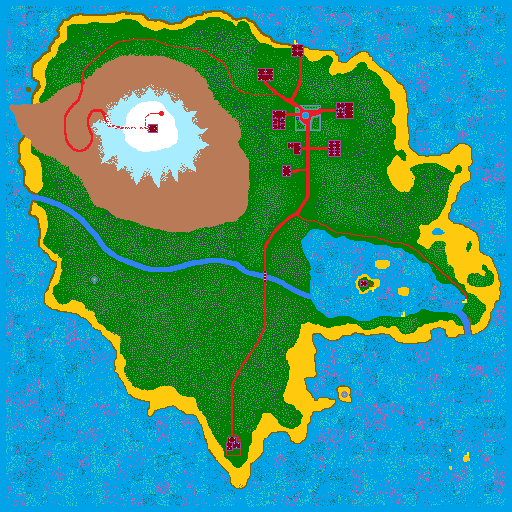
#> input picture imagenes/Mapa/capa1.png, 512 x 512 px
$ python build-island-preview.py
#> lines starting #> are read from the running program, lines starting #| are printed output that depends on the picture; after the words box and inside, x2 and y2 are one past the last pixel; in counts of white or black regions, pixels touching at a corner belong together
#!/usr/bin/env python3
"""Regenera la maqueta de portada solo a pedido del usuario."""
from __future__ import annotations
import argparse
import hashlib
import json
import re
import struct
from collections import deque
from pathlib import Path
import numpy as np
from PIL import Image, ImageFilter

PALETTE = {
    'SEA_ALGA': (22,125,141), 'SEA_CORAL': (200,95,173), 'SEA_GRASS': (54,201,182), 'SEA_HEART_FRAGMENT': (117,250,141),
    'WATER': (0,162,232), 'WATER_ROCK': (50,130,246), 'GRASS': (0,128,0),
    'TALL_GRASS': (34,177,76), 'TREE': (127,127,127), 'BUSH': (60,47,127),
    'SAND': (255,201,14), 'WET_SAND': (125,98,7), 'DIRT': (237,28,36),
    'FENCE': (201,57,18), 'MOUNTAIN': (185,122,87), 'PEAK': (200,191,231),
    'SNOW_PEAK': (255,255,255), 'SNOW_SLOPE': (167,236,255),
    'WOOD': (255,242,0), 'CHEST': (255,174,201), 'INDOOR_FLOOR': (136,0,21),
    'BUILDING': (163,73,164), 'ROOF': (0,96,100),
    'DOOR_UNLOCKED': (0,0,0), 'DOOR_LOCKED': (181,230,29),
    'POI': (63,72,204), 'BOAT': (210,20,90), 'OTHER': (112,146,190),
    'OTHER2': (178,235,242), 'TORCH': (153,217,234),
    'EXTERNAL_TORCH': (80,114,122),
}
COLORS = {
    'SEA_ALGA': (59,116,149), 'SEA_CORAL': (59,116,149), 'SEA_GRASS': (59,116,149), 'SEA_HEART_FRAGMENT': (59,116,149),
    'WATER': (59,116,149), 'WATER_ROCK': (71,137,164),
    'GRASS': (72,111,58), 'TALL_GRASS': (76,119,62),
    'TREE': (56,93,49), 'BUSH': (58,96,52),
    'SAND': (180,149,106), 'WET_SAND': (150,128,91),
    'DIRT': (153,126,90), 'FENCE': (112,91,64),
    'MOUNTAIN': (77,68,58), 'PEAK': (94,83,71),
    'SNOW_PEAK': (222,229,228), 'SNOW_SLOPE': (200,210,207),
    'WOOD': (108,82,60), 'CHEST': (108,82,60),
    'INDOOR_FLOOR': (108,82,60), 'BUILDING': (99,84,67),
    'ROOF': (46,54,54), 'DOOR_UNLOCKED': (99,84,67),
    'DOOR_LOCKED': (99,84,67), 'POI': (99,84,67),
    'BOAT': (59,116,149), 'OTHER': (84,79,66),
    'OTHER2': (72,111,58), 'TORCH': (72,111,58),
    'EXTERNAL_TORCH': (72,111,58),
}
NAMES = list(PALETTE)
STEP = 2

def classify(image):
    pixels = np.asarray(image.convert('RGBA'))
    rgb = pixels[:,:,:3].astype(np.int32)
    best = np.full(rgb.shape[:2], 10**9, dtype=np.int32)
    kinds = np.zeros(best.shape, dtype=np.uint8)
    for index, name in enumerate(NAMES):
        if name in ('SNOW_SLOPE','SEA_ALGA','SEA_CORAL','SEA_GRASS','SEA_HEART_FRAGMENT'):
            continue
        color = np.array(PALETTE[name], dtype=np.int32)
        distance = np.sum((rgb-color)**2, axis=2, dtype=np.int32)
        if name == 'BOAT':
            distance[np.abs(rgb[:,:,2]-color[2]) > 30] = 10**9
        selected = distance < best
        best[selected] = distance[selected]
        kinds[selected] = index
    for exact in ('SNOW_SLOPE','SEA_ALGA','SEA_CORAL','SEA_GRASS','SEA_HEART_FRAGMENT'):
        kinds[np.all(rgb == PALETTE[exact], axis=2)] = NAMES.index(exact)
    kinds[pixels[:,:,3] < 128] = NAMES.index('GRASS')
    return kinds

def roof_rectangles(mask, height):
    depth, width = mask.shape
    seen = np.zeros(mask.shape, dtype=bool)
    result = []
    for z in range(depth):
        for x in range(width):
            if not mask[z,x] or seen[z,x]:
                continue
            queue = deque([(x,z)])
            seen[z,x] = True
            cells = []
            while queue:
                cx,cz = queue.popleft()
                cells.append((cx,cz))
                for nx,nz in ((cx-1,cz),(cx+1,cz),(cx,cz-1),(cx,cz+1)):
                    if 0 <= nx < width and 0 <= nz < depth and mask[nz,nx] and not seen[nz,nx]:
                        seen[nz,nx] = True
                        queue.append((nx,nz))
            if len(cells) < 12:
                continue
            xs,zs = zip(*cells)
            result.append((float(min(xs)),float(min(zs)),float(max(xs)-min(xs)+1),
                           float(max(zs)-min(zs)+1),
                           float(np.max([height[cz,cx] for cx,cz in cells]))))
    return result

def main():
    parser = argparse.ArgumentParser(description=__doc__)
    parser.add_argument('--project', type=Path, default=Path(__file__).resolve().parents[1])
    parser.add_argument('--output', type=Path)
    args = parser.parse_args()
    root = args.project.resolve()
    sources = [root/'imagenes/Mapa/capa1.png', root/'imagenes/Mapa/capa2.png']
    if any(not p.is_file() for p in sources):
        raise SystemExit('Falta una capa PNG; maqueta intacta.')
    with Image.open(sources[0]) as base, Image.open(sources[1]) as roof:
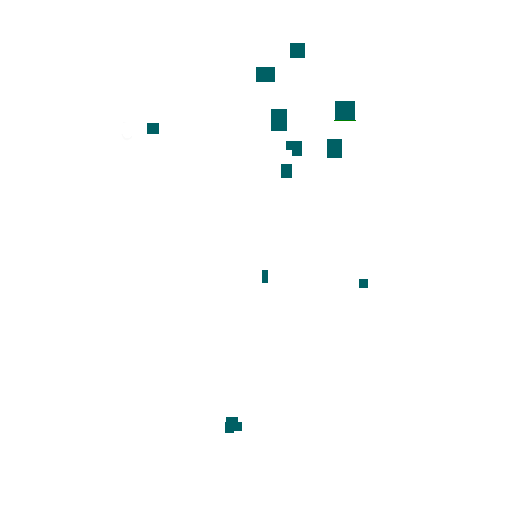
#> input picture imagenes/Mapa/capa2.png, 512 x 512 px
#> base is the input picture: PIL image 512x512 RGBA; mean R, G, B, A 54.5, 149.7, 130.4, 255
#> roof is the input picture: PIL image 512x512 RGBA; mean R, G, B, A 252.6, 253.5, 253.6, 255
        if base.size != roof.size:
            raise SystemExit('Las capas deben tener el mismo tamaño.')
        width,depth = base.size
#> width = 512; depth = 512
        floor = classify(base)
#> after the loop in classify, `for index, name in enumerate(NAMES):`:
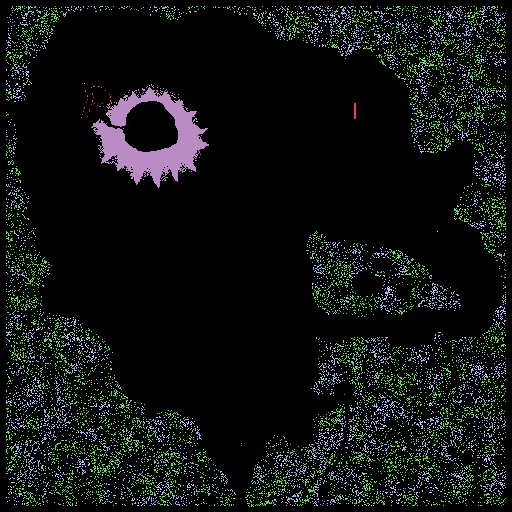
#> best: shape (512, 512) int32; 10 distinct labels, from 0 to 11034; one colour per label, 0 black
#> after the loop in classify, `for exact in ('SNOW_SLOPE','SEA_ALGA','SEA_CORAL','SEA_GRASS','SEA_HEA..`:
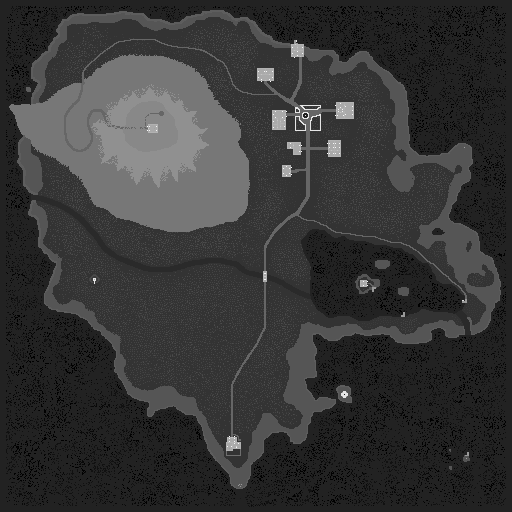
#> kinds: shape (512, 512); min 0, max 30, mean 6.4; drawn with min black and max white
        roof_kinds = classify(roof)
#> after the loop in classify (call 2), `for index, name in enumerate(NAMES):`: best: shape (512, 512) int32; 6 distinct labels, from 0 to 75
#> after the loop in classify (call 2), `for index, name in enumerate(NAMES):`:
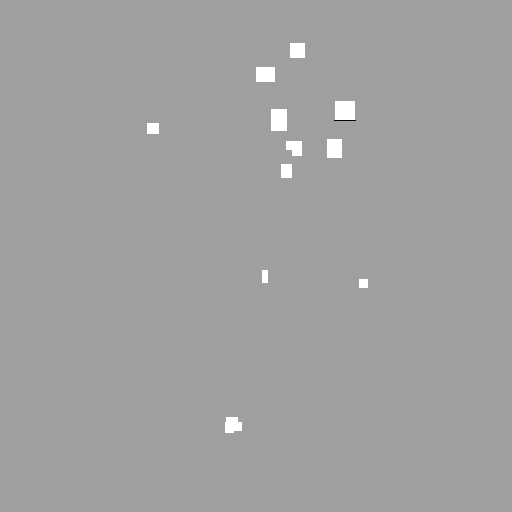
#> kinds: shape (512, 512); min 6, max 22, mean 16.1; drawn with min black and max white
    water = np.isin(floor,[NAMES.index(k) for k in ('WATER','WATER_ROCK','BOAT','SEA_ALGA','SEA_CORAL','SEA_GRASS','SEA_HEART_FRAGMENT')])
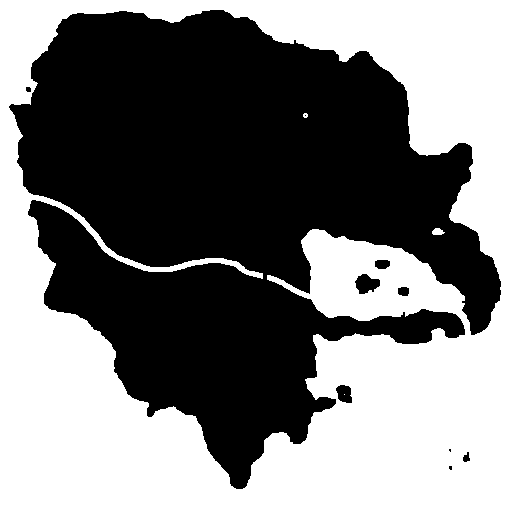
#> water: shape (512, 512) bool; 48.7% white; 4 white regions (1 under 20 px), largest, box (x1, y1, x2, y2) and area: (0, 0, 512, 512) 127543, (432, 228, 445, 235) 67, (303, 113, 308, 118) 20
    land = ~water
    # Las orillas usan una máscara suavizada; se recorta cada triángulo en su contorno.
    # Así el terreno nunca forma picos rectangulares sobre el mar.
    coverage_map = np.asarray(Image.fromarray((land*255).astype(np.uint8),'L')
                              .filter(ImageFilter.GaussianBlur(4)),dtype=np.float32)/255
    target = np.full((depth,width),1,dtype=np.uint8)
    for kind,level in [('MOUNTAIN',25),('SNOW_SLOPE',40),('PEAK',52),('SNOW_PEAK',66)]:
        target[floor==NAMES.index(kind)] = level
    mountain = np.isin(floor,[NAMES.index(k) for k in
                              ('MOUNTAIN','PEAK','SNOW_SLOPE','SNOW_PEAK')])
#> mountain: shape (512, 512) bool; 10.5% white; 4 white regions (3 under 20 px), largest, box (x1, y1, x2, y2) and area: (9, 54, 250, 232) 27562
    # Base ancha de ladera y cima separada: la primera se funde con la playa,
    # mientras la nieve conserva su silueta sin picos triangulares.
    mountain_base = np.asarray(Image.fromarray((mountain*255).astype(np.uint8),'L')
                               .filter(ImageFilter.GaussianBlur(14)),dtype=np.float32)/255
    summit = np.maximum(target.astype(np.float32)-25,0)
    summit = np.asarray(Image.fromarray(summit.astype(np.uint8),'L')
                        .filter(ImageFilter.GaussianBlur(5)),dtype=np.float32)
    # Distancia al pie de la montaña: laderas continuas, sin una meseta
    # marrón plana alrededor de la cima. Se calcula solo al regenerar.
    distance = np.zeros((depth,width),dtype=np.uint8)
    interior = np.asarray(Image.fromarray((mountain*255).astype(np.uint8),'L')
                          .filter(ImageFilter.MaxFilter(17))
                          .filter(ImageFilter.MinFilter(17))) > 127
#> interior: shape (512, 512) bool; 10.8% white; 1 white region, box (x1, y1, x2, y2) and area: (9, 54, 250, 232) 28271
    for level in range(1,128):
        if not interior.any(): break
        distance[interior] = level
        interior = (interior & np.roll(interior,1,0) & np.roll(interior,-1,0)
                    & np.roll(interior,1,1) & np.roll(interior,-1,1))
        interior[[0,-1],:] = False
        interior[:,[0,-1]] = False
#> interior: shape (512, 512) bool; every value is 0
    distance = np.asarray(Image.fromarray(distance,'L')
                          .filter(ImageFilter.GaussianBlur(2)),dtype=np.float32)
    height = 1+34*(distance/max(1,float(distance.max())))**0.9+summit*0.75
    snow_strength = np.zeros((depth,width),dtype=np.uint8)
    snow_strength[floor==NAMES.index('SNOW_SLOPE')] = 165
    snow_strength[floor==NAMES.index('SNOW_PEAK')] = 255
    snow_strength[floor==NAMES.index('PEAK')] = 30
    snow_blur = np.asarray(Image.fromarray(snow_strength,'L')
                           .filter(ImageFilter.GaussianBlur(4)),dtype=np.float32)/255
    mountain_blur = np.asarray(Image.fromarray((mountain*255).astype(np.uint8),'L')
                               .filter(ImageFilter.GaussianBlur(9)),dtype=np.float32)/255
    inland = np.asarray(Image.fromarray((land*255).astype(np.uint8),'L')
                        .filter(ImageFilter.GaussianBlur(16)),dtype=np.float32)/255
    inland = np.clip((inland-0.5)*3.0,0,1)
    zz,xx = np.indices((depth,width))
    # El mapa marca roca hasta la orilla oeste; en la maqueta esa punta
    # proyectada parece un triángulo suspendido. Fundirla con la playa.
    west_taper = np.clip((xx-48)/72,0,1)
    relief_taper = inland*west_taper
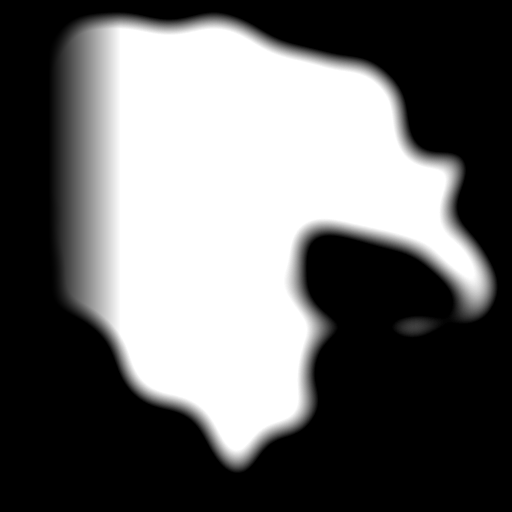
#> relief_taper: shape (512, 512) float64; min 0, max 1, mean 0.407
    height = 1+(height-1)*relief_taper
    # El descenso del relieve no cambia el color de roca de la cola occidental.
    # Aristas amplias y coherentes, horneadas en la malla, sin ruido animado.
    peak_z,peak_x = np.argwhere(floor==NAMES.index('SNOW_PEAK')).mean(axis=0)
#> peak_z = 127.2; peak_x = 149
    angle = np.arctan2(zz-peak_z,xx-peak_x)
    radius = np.hypot(xx-peak_x,zz-peak_z)
    ridges = np.cos(angle*11+np.sin(radius*0.045))*1.6
    height += mountain_blur*relief_taper*ridges*np.clip(radius/22,0,1)
#> height: shape (512, 512) float64; min 0.162, max 65.66, mean 2.7
    rock_variation = ((xx*73856093 ^ zz*19349663) % 17)/8-1

    xs = list(range(0,width,STEP))
#> xs = 256 values from 0 to 510
    zs = list(range(0,depth,STEP))
#> zs = 256 values from 0 to 510
    if xs[-1] != width-1: xs.append(width-1)
    if zs[-1] != depth-1: zs.append(depth-1)
    cols,rows = len(xs),len(zs)
#> cols = 257; rows = 257
    positions = []
    colors = []
    coverage = []
    shore_linear = None
    def linear_color(rgb):
        srgb = np.asarray(rgb,dtype=np.float32)/255
        return np.rint(np.where(srgb<=0.04045,srgb/12.92,
                                ((srgb+0.055)/1.055)**2.4)*255).astype(np.uint8)
    shore_linear = linear_color(COLORS['SAND'])
    broad_water = np.asarray(Image.fromarray((water*255).astype(np.uint8),'L')
                              .filter(ImageFilter.GaussianBlur(8)),dtype=np.float32)/255
    for z in zs:
        for x in xs:
            kind = NAMES[int(floor[z,x])]
            rgb = np.asarray(COLORS['GRASS'] if mountain[z,x] else COLORS[kind],dtype=np.float32)
            if mountain_blur[z,x]>0.15:
                # Frontera corta en lugar del antiguo degradado de decenas de píxeles.
                m = float(np.clip((mountain_blur[z,x]-0.15)/0.10,0,1))
                rock = np.array((104,98,86),dtype=np.float32)
                rock += round(float(rock_variation[z,x])*2)*2
                rgb = rgb*(1-m)+rock*m
                snow = float(np.clip((snow_blur[z,x]-0.32)/0.12,0,1))
                snow_color = np.array((221,229,231))+round(float(rock_variation[z,x])*2)*2
                rgb = rgb*(1-snow)+snow_color*snow
            shore_mix = float(np.clip((0.92-coverage_map[z,x])/0.42,0,1)
                              *np.clip((broad_water[z,x]-0.24)/0.20,0,1))
            rgb = rgb*(1-shore_mix)+np.array(COLORS['SAND'])*shore_mix
            positions.append((float(x),float(height[z,x]),float(z)))
            colors.append(linear_color(rgb))
            coverage.append(float(coverage_map[z,x]))
    # Compartir cada vértice de intersección: sin grietas entre celdas.
    edge_cache = {}
    def shore_vertex(a,b):
        key = (min(a,b),max(a,b))
        if key in edge_cache:
            return edge_cache[key]
        t = (0.5-coverage[a])/(coverage[b]-coverage[a])
        pa,pb = np.asarray(positions[a]),np.asarray(positions[b])
        point = pa+(pb-pa)*t
        point[1] = max(0.4,min(point[1],1.6))
        index = len(positions)
        positions.append(tuple(point))
        colors.append(shore_linear)
        edge_cache[key] = index
        return index
    triangles = []
    for gz in range(rows-1):
        for gx in range(cols-1):
            a = gz*cols+gx
            b = a+cols
            for tri in ((a,b,a+1),(b,b+1,a+1)):
                polygon = []
                for current,following in zip(tri,tri[1:]+tri[:1]):
                    if coverage[current]>=0.5:
                        polygon.append(current)
                    if (coverage[current]>=0.5)!=(coverage[following]>=0.5):
                        polygon.append(shore_vertex(current,following))
                for i in range(1,len(polygon)-1):
                    triangles.extend((polygon[0],polygon[i],polygon[i+1]))
    positions = np.asarray(positions,dtype='<f4')
    colors = np.asarray(colors,dtype=np.uint8)
    indices = np.asarray(triangles,dtype='<u4')
    trees = []
    for z in range(3,depth,7):
        for x in range(3,width,7):
            if np.count_nonzero(floor[max(0,z-2):min(depth,z+3),max(0,x-2):min(width,x+3)] == NAMES.index('TREE')) < 3:
                continue
            px = min(width-1,max(0,x+(x*13+z*29)%5-2))
            pz = min(depth-1,max(0,z+(x*17+z*11)%5-2))
            if not water[pz,px]:
                trees.append((float(px),float(height[pz,px]),float(pz),
                              0.85+((x*19+z*7)%9)/20))
    roofs = roof_rectangles(roof_kinds==NAMES.index('ROOF'),height)
#> after the loop in roof_rectangles, `for z in range(depth):`:
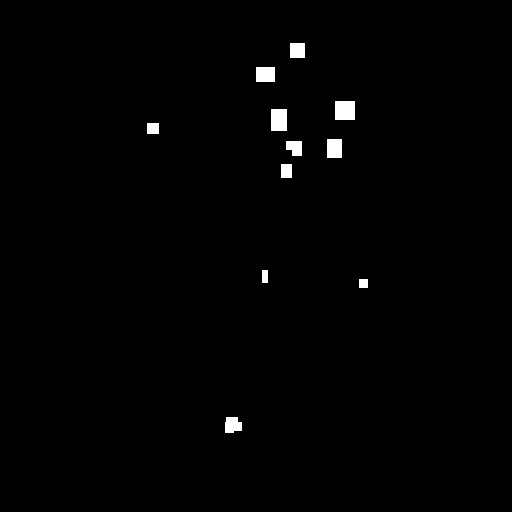
#> seen: shape (512, 512) bool; 0.92% white; 11 white regions, largest, box (x1, y1, x2, y2) and area: (335, 101, 355, 120) 380, (271, 109, 287, 131) 352, (256, 67, 275, 82) 285
    entities = root/'src/content/entities.js'
    match = re.search(r'spawnRoomExit\s*=\s*\{\s*x:\s*(\d+)\s*,\s*z:\s*(\d+)',
#> (the run stopped early here; a loop or call above may not have finished)
